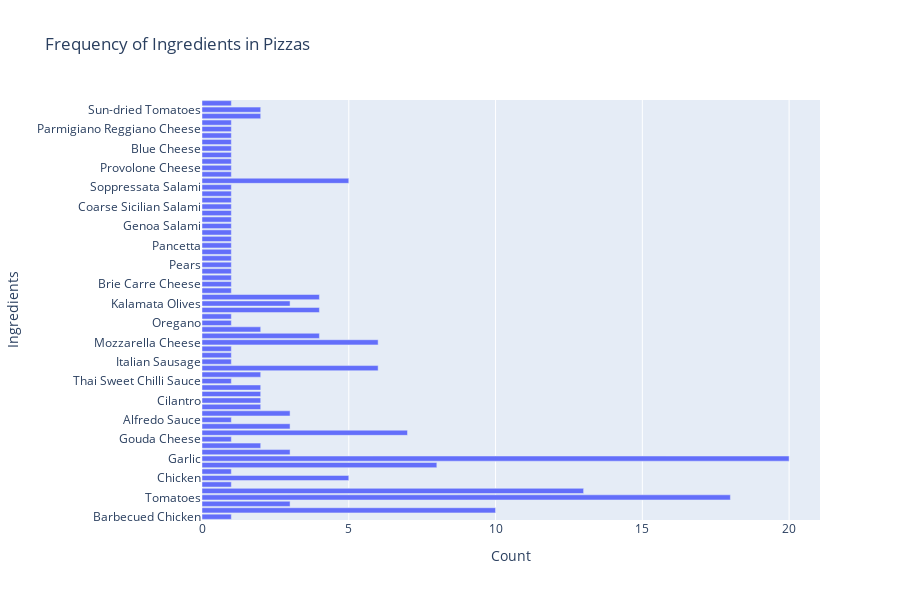
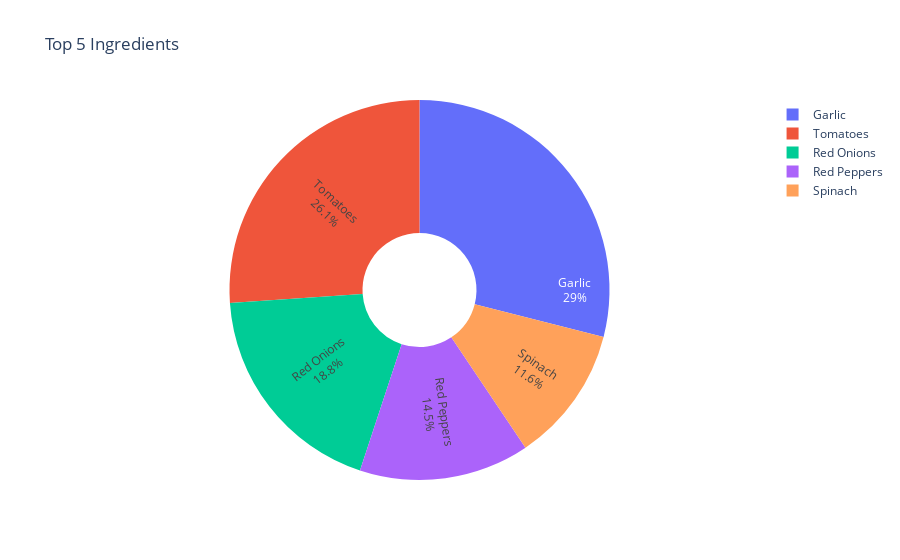

Notebook code for these charts, in order:
### Markdown cell above
# Affichage des graphes

### Code cell
df = pizza_types
# Extract ingredients
df['ingredient_list'] = df['ingredients'].apply(lambda x: x.split(', '))
# Flatten all ingredients into a list
all_ingredients = [item for sublist in df['ingredient_list'] for item in sublist]
# Count occurrences of each ingredient
ingredient_counts = Counter(all_ingredients)
# Prepare data for plotting
ingredients = list(ingredient_counts.keys())
counts = list(ingredient_counts.values())

# Plot the ingredient frequency using Plotly
fig_bar = px.bar(
    x=counts, 
    y=ingredients, 
    orientation='h', 
    labels={'x':'Count', 'y':'Ingredients'}, 
    title='Frequency of Ingredients in Pizzas',
    height=600
)
fig_bar.show()

# Pie chart for top 5 most frequent ingredients
top_5_ingredients = ingredient_counts.most_common(5)
labels, sizes = zip(*top_5_ingredients)

fig_pie = go.Figure(data=[go.Pie(labels=labels, values=sizes, textinfo='label+percent', 
                                 insidetextorientation='radial', hole=.3)])
fig_pie.update_layout(title_text='Top 5 Ingredients')
fig_pie.show()

# Insights: Look for common ingredient usage and category trends
category_ingredient_summary = df.groupby('category')['ingredient_list'].sum()

print(category_ingredient_summary.apply(lambda x: Counter(x).most_common()))

### Figure 1 — Plotly figure (JSON) as saved in the notebook; plotly's stock layout.template omitted (floating-point values rounded to 4 significant figures)
{"data": [{"alignmentgroup": "True", "hovertemplate": "Count=%{x}<br>Ingredients=%{y}<extra></extra>", "legendgroup": "", "marker": {"color": "#636efa", "pattern": {"shape": ""}}, "name": "", "offsetgroup": "", "orientation": "h", "showlegend": false, "textposition": "auto", "type": "bar", "x": [1, 10, 3, 18, 13, 1, 5, 1, 8, 20, 3, 2, 1, 7, 3, 1, 3, 2, 2, 2, 2, 1, 2, 6, 1, 1, 1, 6, 4, 2, 1, 1, 4, 3, 4, 1, 1, 1, 1, 1, 1, 1, 1, 1, 1, 1, 1, 1, 1, 1, 1, 1, 5, 1, 1, 1, 1, 1, 1, 1, 1, 1, 2, 2, 1], "xaxis": "x", "y": ["Barbecued Chicken", "Red Peppers", "Green Peppers", "Tomatoes", "Red Onions", "Barbecue Sauce", "Chicken", "Artichoke", "Spinach", "Garlic", "Jalapeno Peppers", "Fontina Cheese", "Gouda Cheese", "Mushrooms", "Asiago Cheese", "Alfredo Sauce", "Pesto Sauce", "Corn", "Cilantro", "Chipotle Sauce", "Pineapple", "Thai Sweet Chilli Sauce", "Bacon", "Pepperoni", "Italian Sausage", "Chorizo Sausage", "Sliced Ham", "Mozzarella Cheese", "Capocollo", "Goat Cheese", "Oregano", "Anchovies", "Green Olives", "Kalamata Olives", "Feta Cheese", "Beef Chuck Roast", "Brie Carre Cheese", "Prosciutto", "Caramelized Onions", "Pears", "Thyme", "Nduja Salami", "Pancetta", "Friggitello Peppers", "Calabrese Salami", "Genoa Salami", "Prosciutto di San Daniele", "Arugula", "Coarse Sicilian Salami", "Luganega Sausage", "Onions", "Soppressata Salami", "Artichokes", "Peperoncini verdi", "Provolone Cheese", "Smoked Gouda Cheese", "Romano Cheese", "Blue Cheese", "Ricotta Cheese", "Gorgonzola Piccante Cheese", "Parmigiano Reggiano Cheese", "Eggplant", "Zucchini", "Sun-dried Tomatoes", "Plum Tomatoes"], "yaxis": "y"}], "layout": {"barmode": "relative", "height": 600, "legend": {"tracegroupgap": 0}, "title": {"text": "Frequency of Ingredients in Pizzas"}, "xaxis": {"anchor": "y", "domain": [0, 1], "title": {"text": "Count"}}, "yaxis": {"anchor": "x", "domain": [0, 1], "title": {"text": "Ingredients"}}}}

### Figure 2 — Plotly figure (JSON) as saved in the notebook; plotly's stock layout.template omitted (floating-point values rounded to 4 significant figures)
{"data": [{"hole": 0.3, "insidetextorientation": "radial", "labels": ["Garlic", "Tomatoes", "Red Onions", "Red Peppers", "Spinach"], "textinfo": "label+percent", "type": "pie", "values": [20, 18, 13, 10, 8]}], "layout": {"title": {"text": "Top 5 Ingredients"}}}
